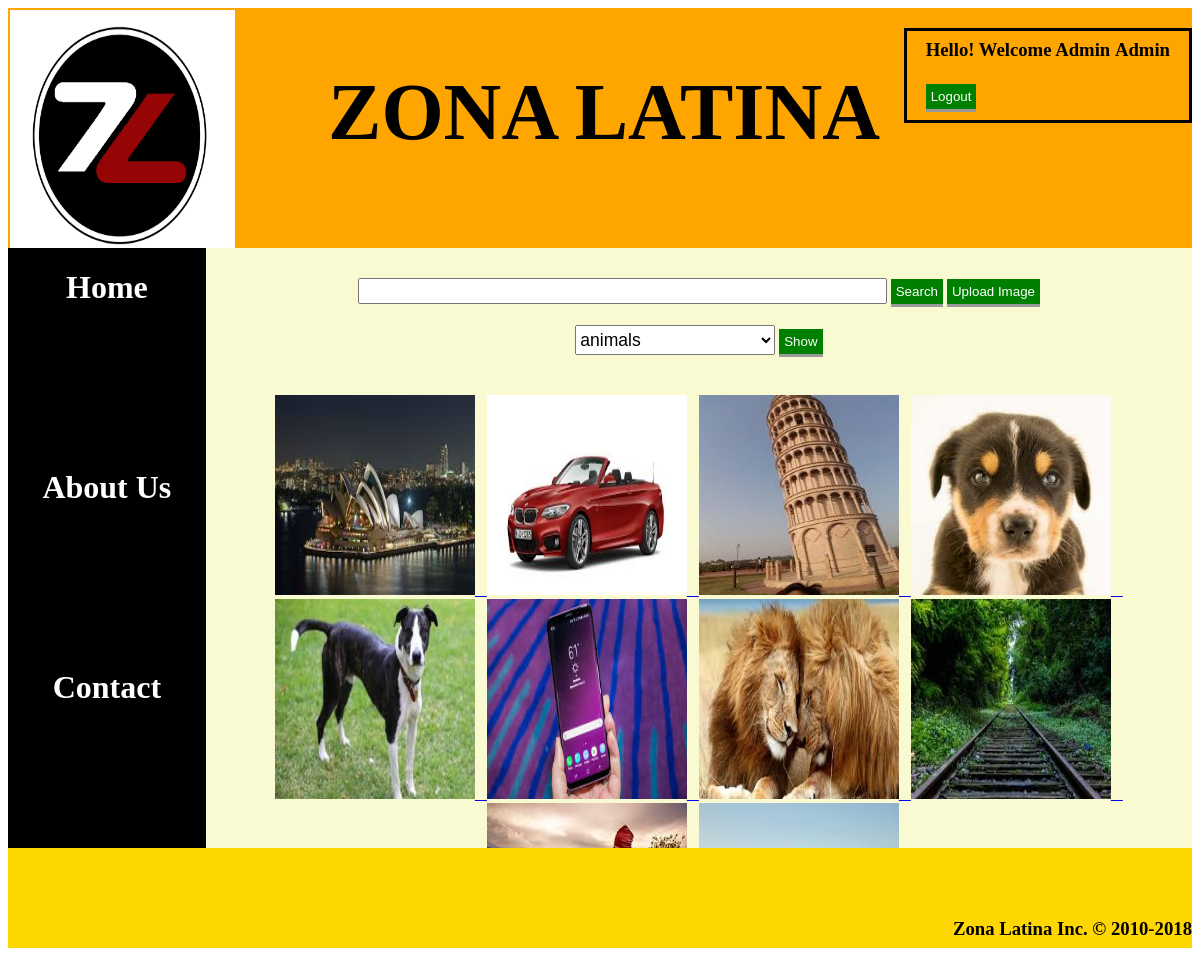
Screenshot of /login.php (signed in) with the database file from the repository.
### tables this page shows
CREATE TABLE `user` (
  `user_id` int(11) NOT NULL,
  `fname` varchar(1000) NOT NULL,
  `lname` varchar(1000) NOT NULL,
  `username` varchar(255) NOT NULL,
  `user_pwd` varchar(32) NOT NULL,
  `status` tinyint(1) NOT NULL,
  `type` tinyint(1) NOT NULL
);

CREATE TABLE `picdetails` (
  `pic_id` int(11) NOT NULL,
  `pic_name` varchar(1000) NOT NULL,
  `pic_des` varchar(1000) NOT NULL,
  `pic_cat` varchar(255) NOT NULL,
  `username` varchar(1000) NOT NULL
);

### login.php (the view, shortened to what this page needs)
<?php
include('dbconn.php');
?>
<html>
    <head>
    <link rel="stylesheet" type="text/css" href="style2.css">
    </head>
    <body>
        <form method="post" enctype="multipart/form-data">
        <div class="wrapper">
        <div class="header">
            <div class="headerpic">
            <img src="image.jpg" height="240" width="225"/>
            </div>
            <div class="heading">
                <h1 align="center" style="font-weight=bold; font-height=200;">ZONA LATINA</h1>
            </div>
            <div class="login">
            <table align="center">
                <tr><td><h3>Hello! Welcome <?php $user=$_COOKIE['username']; $sql="SELECT fname,lname FROM user WHERE username='$user'"; $result=mysqli_query($conn,$sql); $row=mysqli_fetch_array($result);
                    echo $row[0]."&nbsp;".$row[1];
                    ?> <br/></h3></td></tr>
                <tr><td><a href="index.php"><input type="submit" name="logoutBtn" value="Logout" class="sub"></a></td>
                    </tr>
                </table>
                     </div>
            </div>
        </div>
        <div id="left">
        <div id="left1">
            <a href="login.php" style="text-decoration:none; border-bottom:5px solid white;"><h1 style="color:white;">Home</h1></a>
        </div>
        <div id="left2">
            <a href="about2.php" style="text-decoration:none; border-bottom:5px solid white;"><h1 style="color:white;">About Us</h1></a>
        </div>
        <div id="left3">
            <a href="contact_us2.php" style="text-decoration:none; border-bottom:5px solid white;"><h1 style="color:white;">Contact</h1></a>
        </div>
            </div>
        <div id="content">
        <div id="content2">
               <input type="text" size="50" name="search" class="search"/>
                <input type="submit" value="Search" class="sub" name="searchBtn" default/>
                 <input type="submit" value="Upload Image" class="sub" name="uploadBtn"/>
                </div>
            <br/><select name="select" id="dropdown-list">
     <?php
             $sql = "SELECT * FROM albumdetails";
$result = mysqli_query($conn,$sql);
while ($row = mysqli_fetch_array($result))
{
    echo "<option>".$row[1]."</option>";
}
   ?>
            </select>
    <input type="submit" name="sub" value="Show" class="sub"/>
            <div id="adjust">
                <br/>
            <?php if(!empty($_REQUEST['sub'])){ ?>
            <div id="display">
            <?php
            if(!empty($_REQUEST['sub'])){
            $cat=$_REQUEST['select'];
            setcookie('cat',$cat,time()+3600);
            $sql="SELECT * FROM picdetails WHERE pic_cat='$cat' ";
            $result=mysqli_query($conn,$sql);
            $row=mysqli_num_rows($result);
                if(empty($row))
                {
                    echo "No image exists!";
                }
            while($rws=mysqli_fetch_array($result))
            {
            ?>
            <div id="image">
            <?php  echo "<a href=updateData.php?id=".$rws[0]."><img src=uploads/".$rws[1]." &nbsp; "."height=200 width=200 />"."&nbsp; &nbsp;</a>";
                ?>
            </div>
                <?php
            }
            }
            ?>
            </div>
        <?php } else { ?>
            <div id="random">
            <?php
            $sql4="SELECT * FROM picdetails ORDER BY RAND() LIMIT 10";
            $result4=mysqli_query($conn,$sql4);
            while($rws4=mysqli_fetch_array($result4))
            {
                echo "<a href=updateData.php?id=".$rws4[0]."><img src=uploads/".$rws4[1]." &nbsp; "."height=200 width=200 />"."&nbsp; &nbsp;</a>";
            }
            ?>
            </div>
            <?php } ?>
            </div>
        </div>
            <div id="footer">
        <h3 align="right" style="margin-top:70px;">Zona Latina Inc. &copy; 2010-2018</h3>
    </div>
        </form>
    </body>
</html>

### style2.css (style rules this page uses)
.wrapper { width: 100%; border: 5px auto; }
.header { width: 100%; height: 240px; background-color: orange; float: left; }
.headerpic { width: 25%; border: 5px; border-color: black; padding: 2px; float: left; }
.heading { margin-top: 5px; width: 50%; color: black; float: left; vertical-align: middle; height: 500px; font-size: 250%; }
.login { width: 23%; float: right; border-style: solid; padding: 5px 5px; margin-top: 20px; text-decoration-style: solid; font-size-adjust: auto; }
#content { width: 83.3%; height: 600px; background-color: lightgoldenrodyellow; text-align: center; float: left; overflow: scroll; overflow-x: hidden; }
#left { width: 16.7%; height: 600px; background-color: black; float:left; vertical-align: middle; }
#left1 { width:100%; height:200px; float:left; text-align: center; }
#left2 { width:100%; height:200px; float:Left; text-align: center; }
#left3 { width:100%; height:200px; float: left; text-align: center; }
#footer { width:100%; height: 100px; background-color: gold; float:left; align-content:right; }
#content2 { margin-top: 30px; }
.sub { background-color: green; border: none; color: white; padding: 5px 5px; text-align: center; text-decoration: none; display: inline-block; border-bottom-style: outset; }
.search { font-size: 1.05em; }
#random { margin-top: 20px; }
#dropdown-list { width: 200px; height: 30px; font-size: 1.1em; }

### rows the page displays
user: fname "Admin", lname "Admin"
picdetails: pic_name (picture)
picdetails: pic_name (picture)
picdetails: pic_name (picture)
picdetails: pic_name (picture)
picdetails: pic_name (picture)
picdetails: pic_name (picture)
picdetails: pic_name (picture)
picdetails: pic_name (picture)
picdetails: pic_name (picture)
picdetails: pic_name (picture)

### other values shown
form field select "animals"
